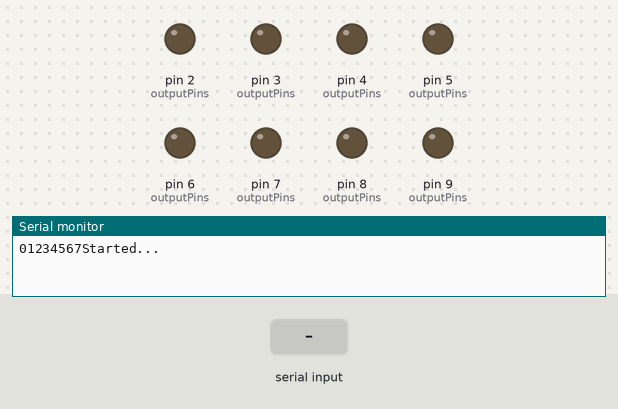
Simulated run of this sketch. Board: Arduino Uno, built with avr-gcc and run on an emulated ATmega328P. Shown: output pins drawn as LEDs (lit = HIGH), the last lines printed to the serial monitor. Inputs (shaded band) come from the test bench.

Above: at 1.2 s.
1.3 s: "1" received over the second serial link
At 2.5 s:
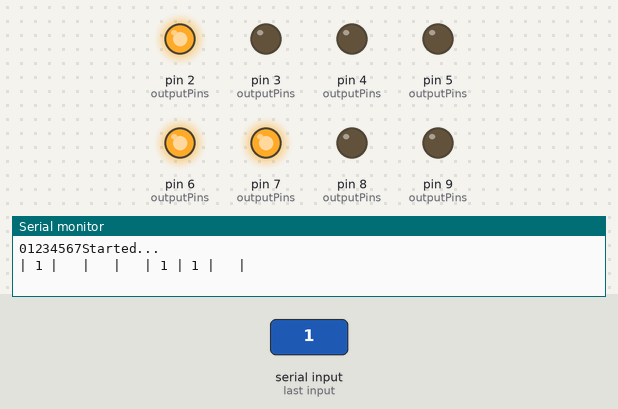
2.8 s: "0" received over the second serial link
At 3.8 s:
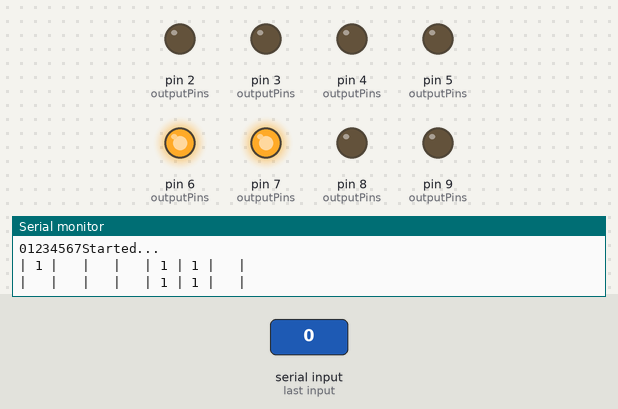
4.3 s: "2" received over the second serial link
At 4.9 s:
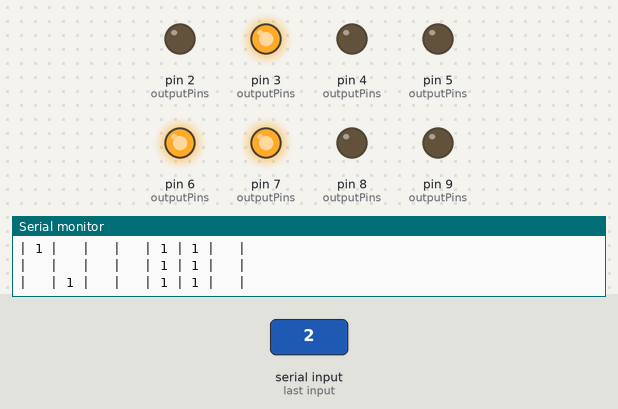
Timing chart, 0 to 7.3 s (numbered marks = the images above; inputs shaded):
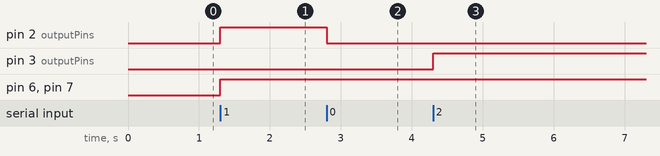

The sketch:

el_sequencer.ino
```cpp
#include <elapsedMillis.h>
#include <SoftwareSerial.h>

// TODO: what pins should we use?
#define MASTER_TX A3
#define MASTER_RX A4

// TODO: we don't need RX
SoftwareSerial mySerial(MASTER_RX, MASTER_TX);  // RX, TX

#define NUM_OUTPUTS 8  // 1-8
#define OUTPUT_A 2
#define OUTPUT_B 3
#define OUTPUT_C 4
#define OUTPUT_D 5
#define OUTPUT_E 6
#define OUTPUT_F 7
#define OUTPUT_G 8
#define OUTPUT_H 9
const int outputPins[NUM_OUTPUTS] = {OUTPUT_A, OUTPUT_B, OUTPUT_C, OUTPUT_D, OUTPUT_E, OUTPUT_F, OUTPUT_G, OUTPUT_H};

// data from the Teensy maps to the 8 outputs
unsigned char data = 0;

// the teensy also has this logic. set this value as low as looks good with your lights.
unsigned int minOnMs = 110;
unsigned long turnOffMsArray[NUM_OUTPUTS];

elapsedMillis elapsedMs = 0;    // todo: do we care if this overflows?


void setup() {
  Serial.begin(115200);    // TODO: tune this

  mySerial.begin(115200);    // TODO: tune this

  // pinMode(MASTER_TX, OUTPUT);
  pinMode(MASTER_RX, INPUT);

  for (int i = 0; i < NUM_OUTPUTS; i++) {
    Serial.print(i);
    pinMode(outputPins[i], OUTPUT);
  }

  Serial.println("Started...");
}


void loop() {
  if (mySerial.available()) {
    data = mySerial.read();

    for (int i = 0; i < NUM_OUTPUTS; i++) {
      if (bitRead(data, i) == 1) {
        // TODO: make sure that we don't turn on more than 6 lights
        // TODO: I think we need to loop once to check if the lights should turn off and then loop again so that numOn is correct
        digitalWrite(outputPins[i], HIGH);

        // make sure we stay on for a minimum amount of time
        turnOffMsArray[i] = elapsedMs + minOnMs;
        Serial.print("| 1 ");
      } else {
        if (elapsedMs < turnOffMsArray[i]) {
          // the output has not been on for long enough. leave it on.
          Serial.print("| 0 ");
        } else {
          // the output has been on for at least minOnMs and is quiet now. turn it off
          digitalWrite(outputPins[i], LOW);
          Serial.print("|   ");
        }
      }
    }
    Serial.println();
  }

  // while we wait for new data from the Teensy
  // check to see if we should turn anything off
  for (int i = 0; i < NUM_OUTPUTS; i++) {
    if (bitRead(data, i) == 0) {
      // this output should be off
      if (elapsedMs < turnOffMsArray[i]) {
        // the output has not been on for long enough to prevent flickering. leave it on.
      } else {
        // the output has been on for at least minOnMs and is quiet now. turn it off
        // we do this every iteration to be as responsive as possible
        digitalWrite(outputPins[i], LOW);

        // flip the bit so we don't bother checking this output again
        bitSet(data, i);
      }
    }
  }
}
```

Measured:
- after the input at 1.3 s, pin 2 (outputPins), pin 6 (outputPins), pin 7 (outputPins): LOW → HIGH at once
- after the input at 2.8 s, pin 2 (outputPins): HIGH → LOW at once
- after the input at 4.3 s, pin 3 (outputPins): LOW → HIGH at once
